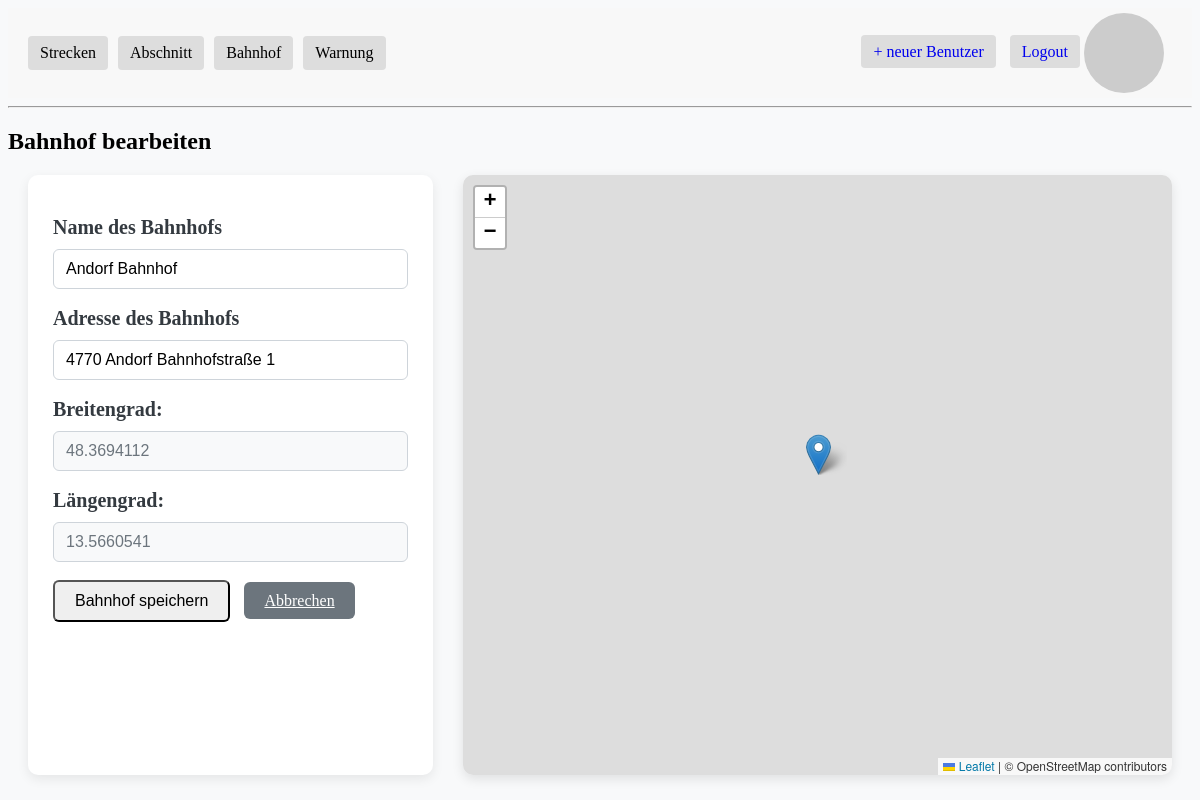
The app's page /bahnhof/edit/4 (signed in) with its own data.
### app/models.py (models this page shows, shortened)
class Bahnhof (db.Model):
    __tablename__ = 'bahnhof'
    bahnhofId: so.Mapped[int] = so.mapped_column(primary_key=True)
    name: so.Mapped[str] = so.mapped_column(sa.String(64), index=True,
                                                unique=True)
    adresse: so.Mapped[str] = so.mapped_column(sa.String(120), index=True,
                                             unique=True)
    latitude: so.Mapped[float] = so.mapped_column(sa.Float, nullable=True)
    longitude: so.Mapped[float] = so.mapped_column(sa.Float, nullable=True)
    start_abschnitte: so.Mapped[list['Abschnitt']] = so.relationship(
            "Abschnitt",
            back_populates="startBahnhof",
            primaryjoin="Bahnhof.bahnhofId == Abschnitt.startBahnhofId"
    )
    end_abschnitte: so.Mapped[list['Abschnitt']] = so.relationship(
            "Abschnitt",
            back_populates="endBahnhof",
            primaryjoin="Bahnhof.bahnhofId == Abschnitt.endBahnhofId"
    )

### app/routes.py (the view, shortened to what this page needs)
@app.route("/bahnhof/edit/<int:bahnhof_id>", methods=["GET", "POST"])
@login_required
def edit_bahnhof(bahnhof_id):
    bahnhof = db.session.get(Bahnhof, bahnhof_id) #Bahnhofsdaten aus der DB laden
    if not bahnhof:
        flash("Bahnhof nicht gefunden.", "error")
        return redirect(url_for("bahnhof"))
    form = BahnhofForm(
        obj=bahnhof,
        original_name=bahnhof.name,
        original_adresse=bahnhof.adresse
    )
    return render_template("bahnhof_edit.html", form=form, bahnhof=bahnhof, title='Bahnhof bearbeiten',)

### app/forms.py (shortened to what this page needs)
class BahnhofForm(FlaskForm):
    name = StringField('Name des Bahnhofs', validators=[DataRequired()])
    adresse = StringField('Adresse des Bahnhofs', validators=[DataRequired()])
    submit = SubmitField('Bahnhof speichern')
    def __init__(self, original_name=None, original_adresse=None, *args, **kwargs):
        super().__init__(*args, **kwargs)
        self.original_name = original_name
        self.original_adresse = original_adresse

### app/models.py (called while the page is built)
@login.user_loader
def load_user(id):
    return db.session.get(User, int(id))

    def avatar(self, size):
        digest = md5(self.email.lower().encode('utf-8')).hexdigest()
        return f'https://www.gravatar.com/avatar/{digest}?d=identicon&s={size}'

### app/templates/bahnhof_edit.html (shortened to what this page needs)
{% extends "base.html" %}
{% block content %}
<h2>Bahnhof bearbeiten</h2>
<link rel="stylesheet" href="{{ url_for('static', filename='css/add_edit.css') }}">
<div class="flex-container">
    <div class="form-wrapper">
        <form method="POST">
            <p>
                {{ form.name.label }}<br>
                {{ form.name(size=40) }}
            </p>
            <p>
                {{ form.adresse.label }}<br>
                {{ form.adresse(id="adresse", size=60) }}
            </p>
            <p>
                <label for="latitude">Breitengrad:</label><br>
                <input type="text" id="latitude" name="latitude" value="{{ bahnhof.latitude }}" readonly>
            </p>
            <p>
                <label for="longitude">Längengrad:</label><br>
                <input type="text" id="longitude" name="longitude" value="{{ bahnhof.longitude }}" readonly>
            </p>
            <p>{{ form.submit(class="btn btn-primary") }}
            <a href="{{ url_for('bahnhof') }}" class="btn btn-secondary" style="margin-left: 10px;">Abbrechen</a>
            </p>
        </form>
    </div>
    <div class="map-wrapper">
        <div id="map" style="width:100%; height:100%;"></div>
    </div>
</div>
<link rel="stylesheet" href="https://unpkg.com/leaflet/dist/leaflet.css" />
{% endblock %}

### app/static/css/add_edit.css (style rules this page uses)
body { background-color: #f8f9fa; }
.flex-container { display: flex; gap: 30px; max-width: 100%; margin: 20px; align-items: stretch; height: 75vh; }
.form-wrapper { flex: 1; max-width: 400px; min-width: 300px; padding: 25px; background-color: #ffffff; border-radius: 10px; box-shadow: 0 4px 12px rgba(0, 0, 0, 0.08); overflow-y: auto; }
.map-wrapper { flex: 2; position: relative; min-width: 400px; height: 75vh; border-radius: 10px; overflow: hidden; box-shadow: 0 4px 12px rgba(0, 0, 0, 0.1); }
.form-wrapper p { margin-bottom: 18px; }
.form-wrapper label { display: block; margin-bottom: 10px; font-weight: 600; color: #343a40; font-size: 20px; }
.form-wrapper input[type="password"], .form-wrapper input[type="text"], .form-wrapper input[type="number"], .form-wrapper select { width: 100%; padding: 10px 12px; border: 1px solid #ced4da; border-radius: 6px; box-sizing: border-box; transition: border-color 0.3s, box-shadow 0.3s, background-color 0.3s; font-size: 16px; }
.form-wrapper input[readonly] { background-color: #f8f9fa; color: #6c757d; }
.btn { padding: 10px 20px; font-size: 16px; border-radius: 6px; cursor: pointer; }
.btn-secondary { background-color: #6c757d; border-color: #6c757d; color: white !important; transition: background-color 0.2s; }

### records on screen
Bahnhof: name "Andorf Bahnhof", adresse "4770 Andorf Bahnhofstraße 1", latitude "48.3694112", longitude "13.5660541"
